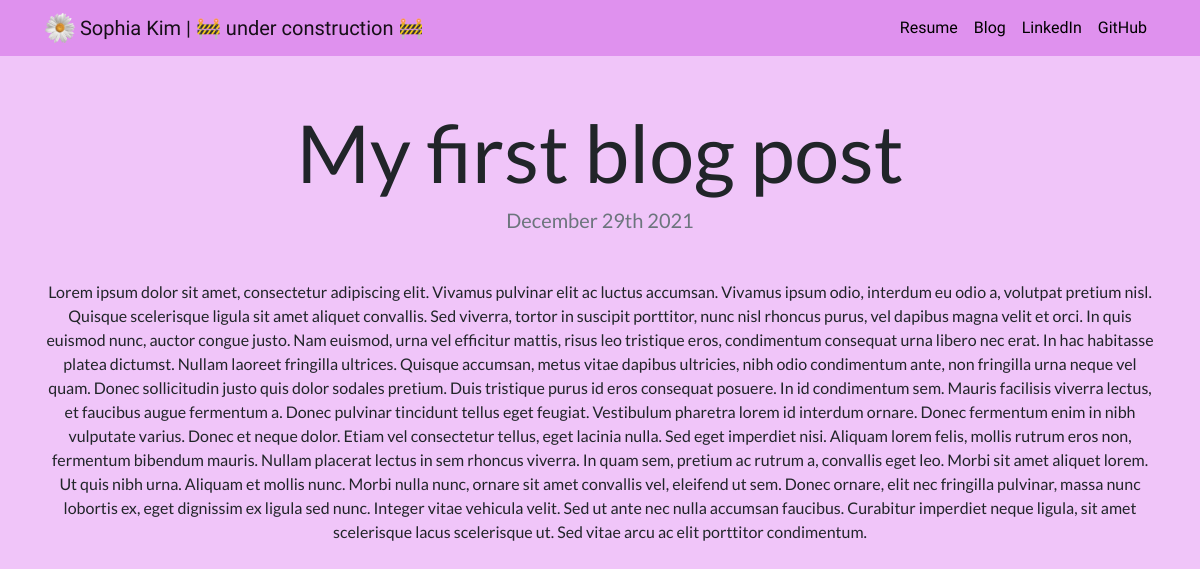
The page /blog/1/ on the database as committed earlier.
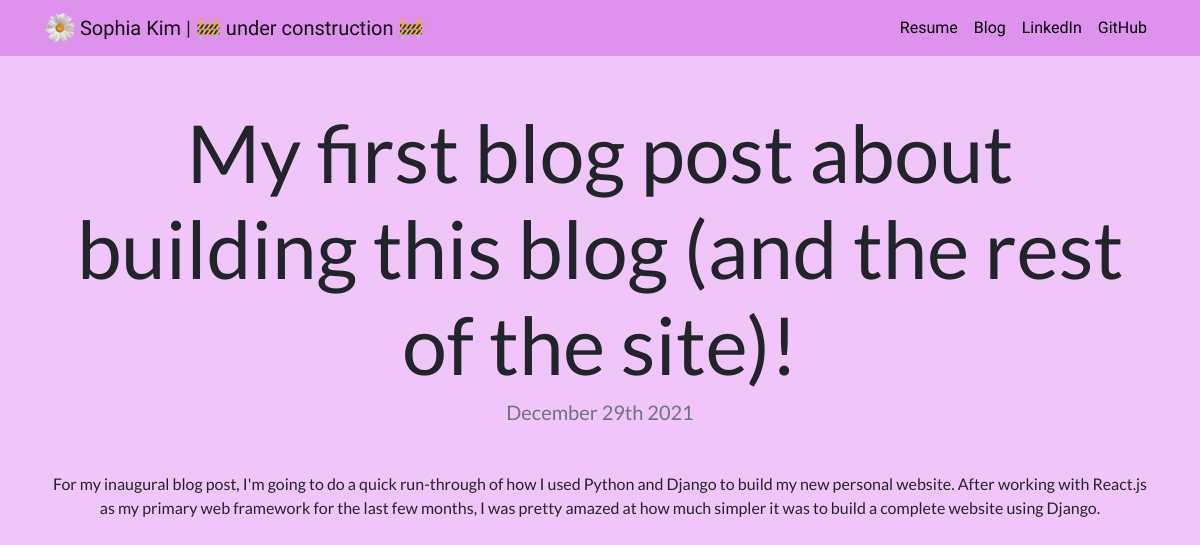
The same page on the database as committed later.
### blog/models.py (models this page shows, shortened)
class Post(models.Model):
  title = models.CharField(max_length=100)
  date = models.DateField()
  text = models.TextField()
  url = models.URLField(blank=True)

### blog/views.py (the view)
# urls.py: path('<int:blog_id>/', views.detail, name='detail'),
def detail(request, blog_id):
  post = get_object_or_404(Post, pk=blog_id)
  return render(request, 'blog/detail.html', {'post': post})

### blog/templates/blog/detail.html
{% extends 'projects/base.html' %}
{% block content %}
<h1 class="text-center mt-5" id="blogdetailtitle">{{ post.title }}</h1>
<h5 class="text-center text-muted mb-5">{{ post.date|date:'F jS Y' }}</h5>
{{ post.text|safe }}
{% endblock %}

Rows that differ between the two databases and show on the page:
changed Post: title "My first blog post" → "My first blog post about building this blog (and the rest of the site)!"; text "Lorem ipsum dolor sit amet, consectetur adipiscing elit. Vivamus pulvinar elit ac luctus accumsan. Vivamus ipsum odio, interdum eu odio a, volutpat pretium nisl. Quisque scelerisque ligula sit amet aliquet convallis. Sed viverra, tortor in suscipit porttitor, nunc nisl rhoncus purus, vel dapibus magna velit et orci. In quis euismod nunc, auctor congue justo. Nam euismod, urna vel efficitur mattis, risus leo tristique eros, condimentum consequat urna libero nec erat. In hac habitasse platea dictumst. Nullam laoreet fringilla ultrices. Quisque accumsan, metus vitae dapibus ultricies, nibh odio condimentum ante, non fringilla urna neque vel quam. Donec sollicitudin justo quis dolor sodales…" → "For my inaugural blog post, I'm going to do a quick run-through of how I used Python and Django to build my new personal website. After working with React.js as my primary web framework for the last few months, I was pretty amazed at how much simpler it was to build a complete website using Django."
